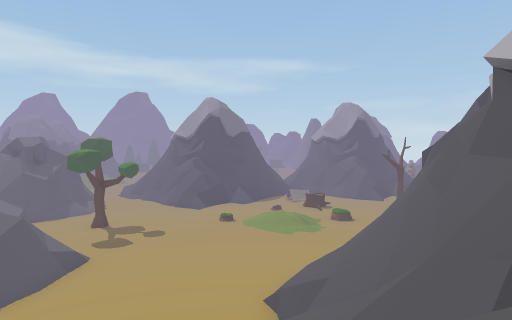
view 1 (above)

24 first-person views from a walk through a Unity game level. The camera is 1.4 m above the floor, tilts 2° down and sees 75° across. The floor is counted in squares, 2 m on a side. Each view is taken from the middle of a square. On the plan, view 1 faces up. The plan holds only what a view shows up to about 10 squares ahead; the rest is blank. The place goes on beyond the plan. The player character is not drawn. Some animated figures are not drawn.

view 2
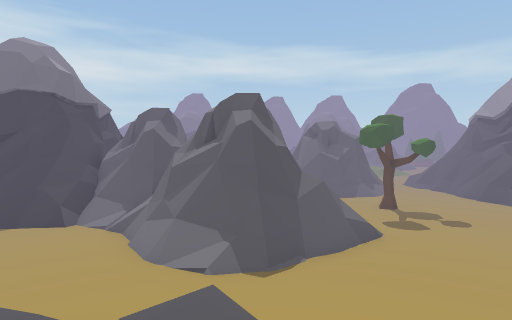

view 3
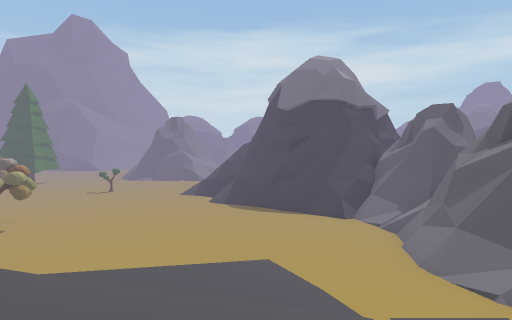

view 4
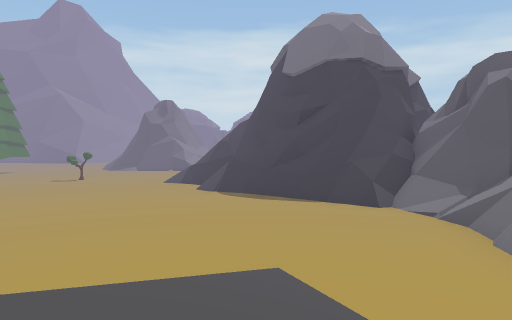

view 5
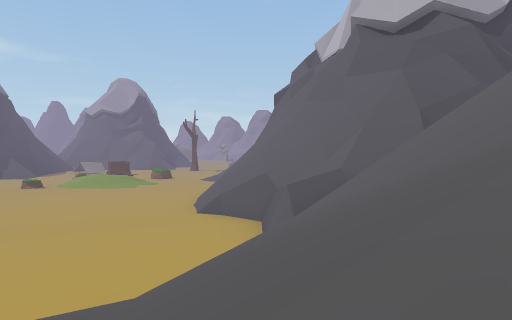

view 6
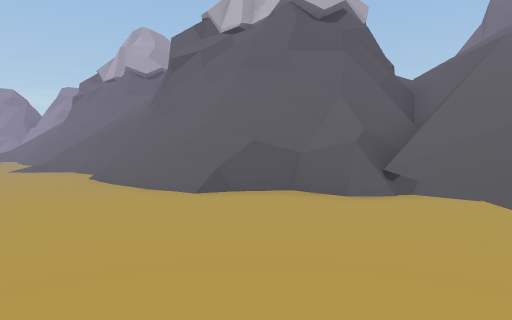

view 7
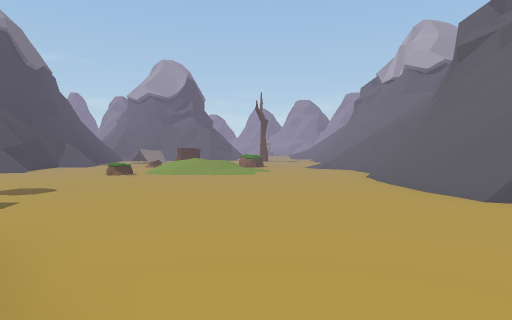

view 8
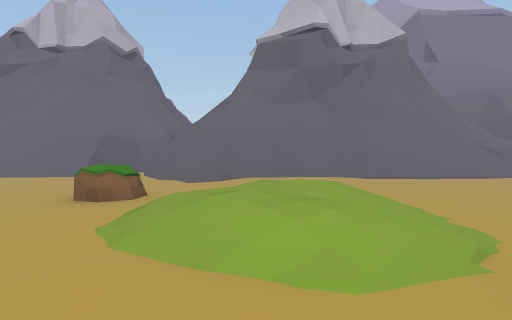

view 9
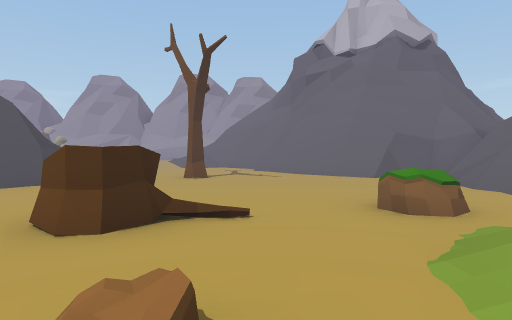

view 10
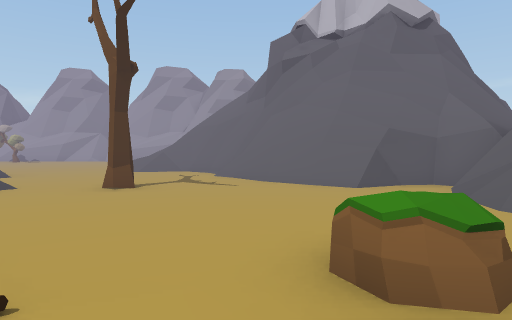

view 11
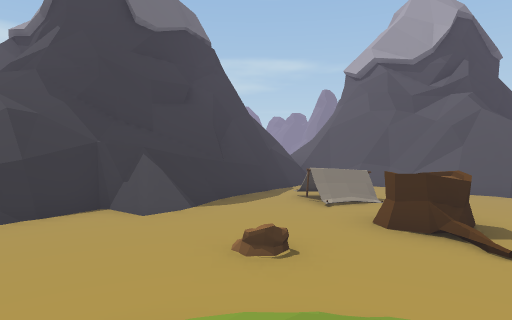

view 12
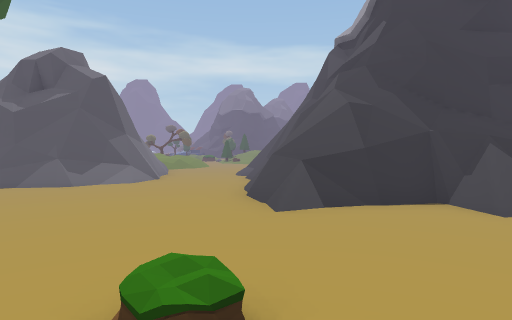

view 13
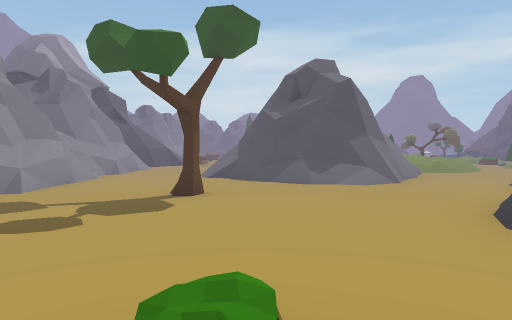

view 14
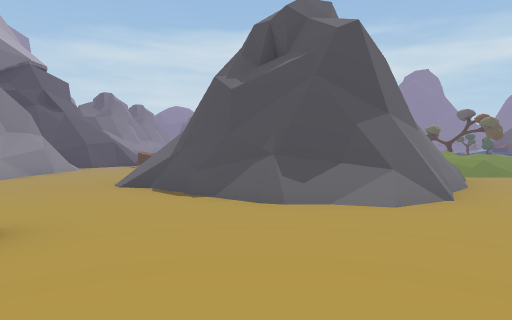

view 15
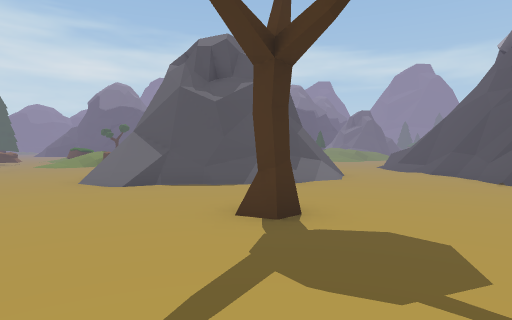

view 16
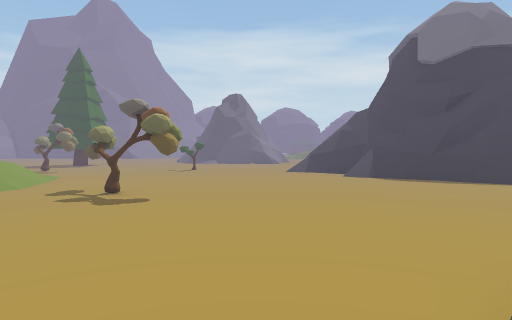

view 17
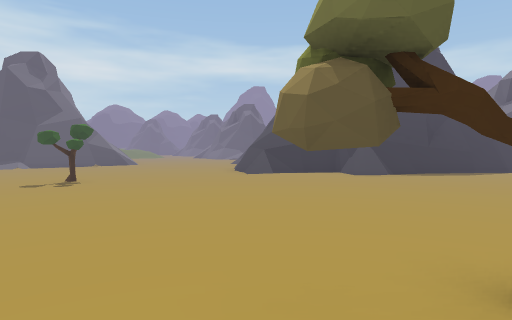

view 18
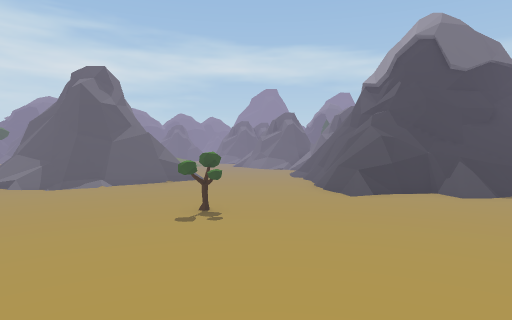

view 19
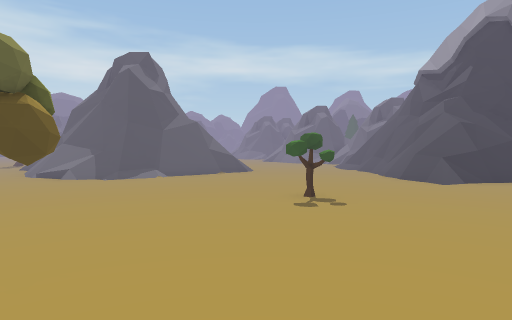

view 20
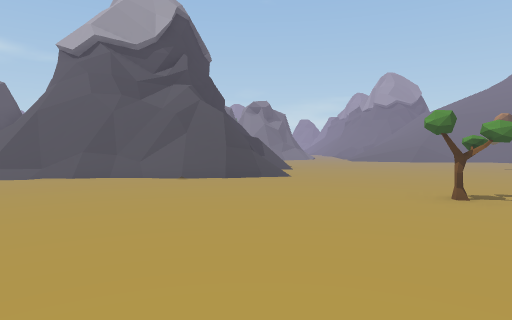

view 21
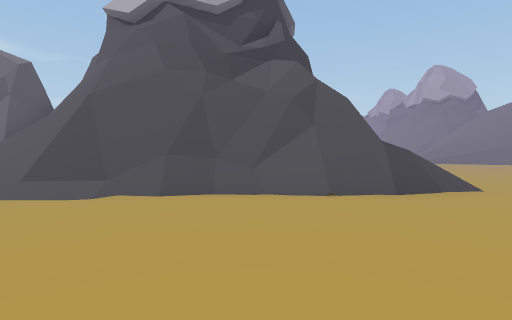

view 22
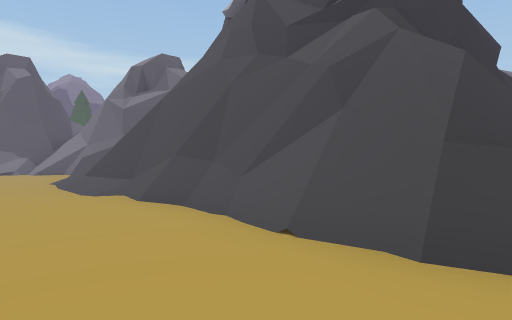

view 23
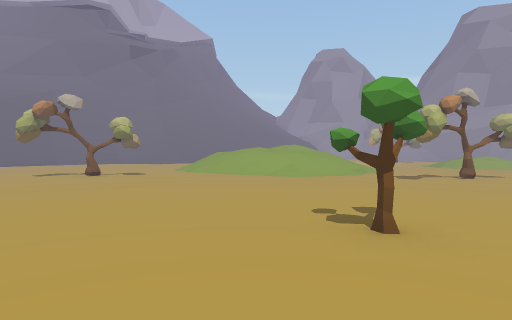

view 24
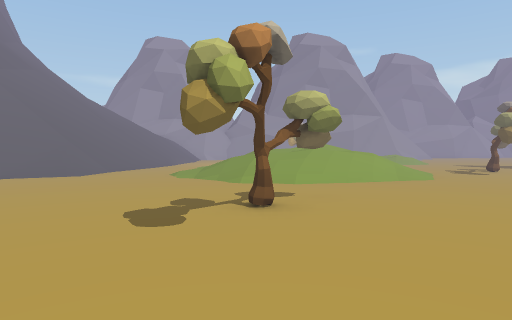

### Floor plan
Key: @ floor where view 1 was taken; # wall or solid block; x gap in a wall; . main floor; : floor 0.25 m higher than the main floor; + floor 0.75 m higher than the main floor; * floor 1.25 m higher than the main floor; % floor 1.5 m higher than the main floor; & floor 3.25 m higher than the main floor; / step, stairs or slope; = window, fence, low wall or low ledge; ^ raised ledge; v drop or lower ground; T tree; R rock; E tent.
Columns run from 24 left of view 1 to 12 right of it. Each row starts with its distance up from view 1.
 23           +/     ^^      ## .##   =..
 22           ++. .. #^   ^^##. ..### =..
 21            /.....##^  =##./E...# ....
 20              #....######../..........
 19              ###...####....^.........
 18               ##...........^....T...#
 17                #...................##
 16               ^#................../##
 15             #^#........R/:..R....//#^
 14          ...=/=...T...../:/.....=//#^
 13          .....................//.//^^
 12           ...................//##/=^
 11           ...................#=& /=^
 10           ######## .........##   vv#^
  9                   ##....../###^    v=
  8                   ##.....//=^^
  7              #    ##.....//#^
  6             ###^^^#......//^^
  5 ###        ##==##//....../=^
  4 =+#        ##......//./=x/=^
  3 .##       ##........ /////v###
  2 .###     ##......../ /////vvv##
  1 ..###   ###........//////// //
  0 ...=#####/......./+///  @
 -1 ....####=/......../*//
 -2 .....#=.........../
 -3 ...................
 -4 ................... /
 -5 ...................
 -6 ...................
 -7 .....T.......T....
 -8 ............T.....
 -9 ...................
-10 ...........///.....
-11 .........//++//...//
-12      ..../++++/...///
-13      .T../ %*   ..///

Positions as (right, up) in squares from view 1, and headings:
1: (0, 0), facing up
2: (-1, 1), facing up-left
3: (-1, 1), facing left
4: (-4, 1), facing left
5: (-4, 1), facing up-right
6: (-5, 6), facing right
7: (-5, 6), facing up-right
8: (-1, 17), facing down-right
9: (0, 17), facing right
10: (2, 16), facing right
11: (1, 14), facing up
12: (0, 14), facing up-left
13: (0, 15), facing left
14: (-4, 16), facing left
15: (-4, 11), facing up-left
16: (-4, -4), facing left
17: (-11, -9), facing up-left
18: (-13, -11), facing up-left
19: (-15, -12), facing up-left
20: (-24, -8), facing up-right
21: (-24, -4), facing up-right
22: (-20, -4), facing up
23: (-20, -4), facing down-right
24: (-11, -3), facing down
